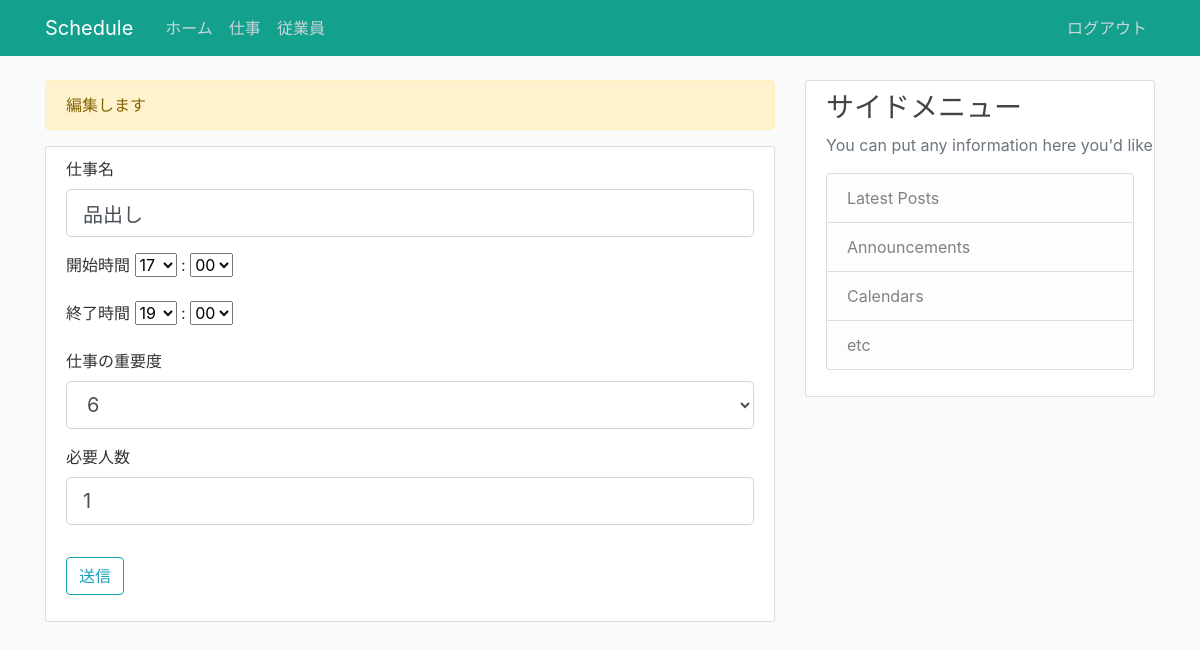
The page /job/4/edit (signed in) on the database its author committed.
### flask_schedule/models.py (models this page shows, shortened)
class Job(db.Model):
  id = db.Column(db.Integer, primary_key=True)
  jobname = db.Column(db.String(20), unique=True, nullable=False)
  starttime = db.Column(db.String(10))
  endtime = db.Column(db.String(10))
  priority = db.Column(db.String(3))
  required_number = db.Column(db.Integer)

### flask_schedule/views/job.py (the view)
@app.route('/job/<int:id>/edit', methods=['GET', 'POST'])
def edit_job(id):
  if not session.get('logged_in'):
    return redirect(url_for('login'))
  job = Job.query.get_or_404(id)
  form = JobForm()
  hour = hourlist
  minutes = minuteslist
  form.starttime_hour.choices = hourlist
  form.starttime_minutes.choices = minuteslist
  form.endtime_hour.choices = hourlist
  form.endtime_minutes.choices = minuteslist
  form.priority.choices = priorty_list
  if form.validate_on_submit():
    flash('編集しました', 'success')
    job.jobname = form.jobname.data
    job.starttime=form.starttime_hour.data+':'+form.starttime_minutes.data
    job.endtime=form.endtime_hour.data+':'+form.endtime_minutes.data
    job.priority = form.priority.data
    job.required_number = form.required_number.data
    db.session.commit()
    return redirect(url_for('job'))
  elif request.method == "GET":
    form.jobname.data = job.jobname
    form.starttime_hour.data = job.starttime.split(':')[0]
    form.starttime_minutes.data = job.starttime.split(':')[1]
    form.endtime_hour.data = job.endtime.split(':')[0]
    form.endtime_minutes.data = job.endtime.split(':')[1]
    form.priority.data = job.priority
    form.required_number.data = job.required_number
    flash('編集します', 'warning')
    return render_template('job/edit.html',form=form,job=job)

### flask_schedule/forms.py
class JobForm(FlaskForm):
  jobname = StringField('仕事名',validators=[DataRequired(), Length(min=1, max=20)])
  starttime_hour = SelectField('開始時間',validators=[DataRequired()])
  starttime_minutes = SelectField(':',validators=[DataRequired()])
  endtime_hour = SelectField('終了時間',validators=[DataRequired()])
  endtime_minutes = SelectField(':',validators=[DataRequired()])
  required_number = IntegerField('必要人数', validators=[DataRequired()],default=1)
  priority = SelectField('仕事の重要度',validators=[DataRequired()])
  submit = SubmitField('送信')

### flask_schedule/views/views.py (called while the page is built)
@app.context_processor
def override_url_for():
    return dict(url_for=dated_url_for)

def dated_url_for(endpoint, **values):
    if endpoint == 'static':
        filename = values.get('filename', None)
        if filename:
            file_path = os.path.join(app.root_path,
                                 endpoint, filename)
            values['q'] = int(os.stat(file_path).st_mtime)
    return url_for(endpoint, **values)

### flask_schedule/templates/job/edit.html (shortened to what this page needs)
{% extends "layout.html" %}
{% block content %}
  <div class="content-section">
    <form method="POST" action="">
      <div class="form-group">
        <fieldset class="form-group">
          <div class="form-group">
            {{ form.jobname.label(class="form-control-label")}}
            {{ form.jobname(class="form-control form-control-lg") }}
          </div>
          <div class="form-group">
            {{ form.starttime_hour.label()}}
            {{ form.starttime_hour() }}
            {{ form.starttime_minutes.label()}}
            {{ form.starttime_minutes() }}
          </div>
          <div class="form-group">
            {{ form.endtime_hour.label()}}
            {{ form.endtime_hour() }}
            {{ form.endtime_minutes.label()}}
            {{ form.endtime_minutes() }}
          </div>
          <div class="form-group">
            {{ form.priority.label(class="form-control-label")}}
            {{ form.priority(class="form-control form-control-lg") }}
          </div>
          <div class="form-group">
            {{ form.required_number.label(class="form-control-label")}}
            {{ form.required_number(class="form-control form-control-lg") }}
          </div>
        </fieldset>
      </div>
      <div class="form-group">
        {{ form.submit(class="btn btn-outline-info") }}
      </div>
    </form>
  </div>
{% endblock %}

### flask_schedule/static/main.css (style rules this page uses)
body { background: #fafafa; color: #333333; margin-top: 5rem; }
.content-section { background: #ffffff; padding: 10px 20px; border: 1px solid #dddddd; border-radius: 3px; margin-bottom: 20px; white-space: nowrap; overflow: hidden; }

### rows shown on the page
Job: jobname "品出し", priority "6", required_number "1"

### other values the page prints
{{ message }} "編集します"
